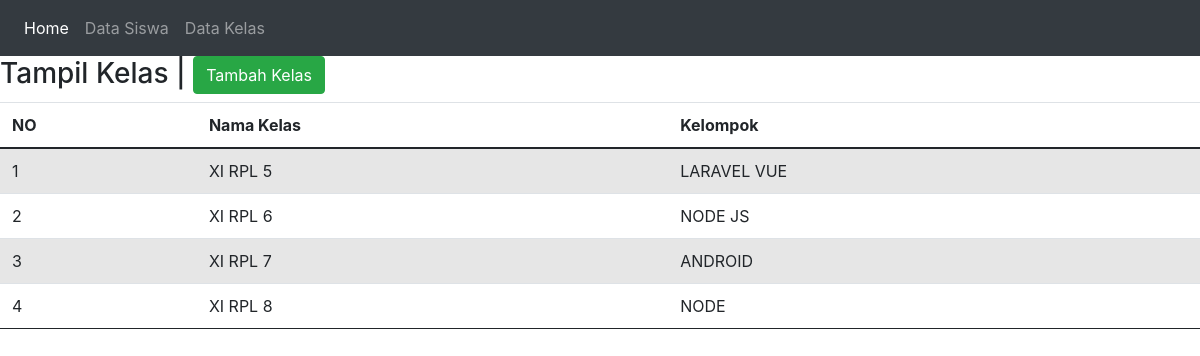
The page /tampil_kelas.php on the database its author committed.
### tables this page shows
CREATE TABLE `kelas` (
  `id_kelas` int(6) NOT NULL,
  `nama_kelas` varchar(25) NOT NULL,
  `kelompok` varchar(30) NOT NULL
);

### tampil_kelas.php (the view, shortened to what this page needs)
<html>
    <head>
        <link href="https://cdn.jsdelivr.net/npm/bootstrap@5.0.1/dist/css/bootstrap.min.css" rel="stylesheet">
</head>
<html lang="en">
<head>
  <link rel="stylesheet" href="https://maxcdn.bootstrapcdn.com/bootstrap/4.5.2/css/bootstrap.min.css">
</head>
<body>
<nav class="navbar navbar-expand-sm bg-dark navbar-dark">
  <ul class="navbar-nav">
    <li class="nav-item active">
      <a class="nav-link" href="index.php">Home</a>
    </li>
    <li class="nav-item">
      <a class="nav-link" href="tampil_siswa.php">Data Siswa</a>
    </li>
    <li class="nav-item">
      <a class="nav-link" href="tampil_kelas.php">Data Kelas</a>
    </li>
    </ul>
</nav>
<body>
    <h3>Tampil Kelas | <a href="tambah_kelas.php" class="btn btn-success">Tambah Kelas</a></h3>
    <table class = "table table-hover table-striped">
        <thead>
            <tr>
                <th>NO</th> <th>Nama Kelas</th> <th>Kelompok</th>
            </tr>
        </thead>
        <tbody>
            <?php
            include "koneksi.php";
            $qry_kelas = mysqli_query($conn,"select * from kelas");
            $no = 0;
            while ($data_kelas = mysqli_fetch_array($qry_kelas)){
            $no++;?>
            <tr>
                <td><?=$no?></td>
                <td><?=$data_kelas['nama_kelas']?></td>
                <td><?=$data_kelas['kelompok']?></td>
            </tr>
            <?php
            }
            ?>
        </tbody>
</body>
</html>

### rows shown on the page
kelas: nama_kelas "XI RPL 5", kelompok "LARAVEL VUE"
kelas: nama_kelas "XI RPL 6", kelompok "NODE JS"
kelas: nama_kelas "XI RPL 7", kelompok "ANDROID"
kelas: nama_kelas "XI RPL 8", kelompok "NODE"
